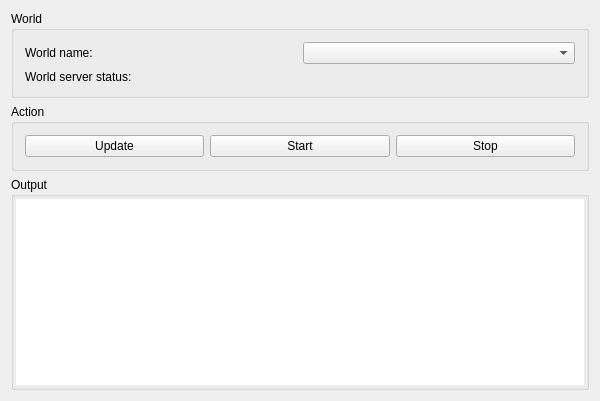
<?xml version="1.0" encoding="UTF-8"?>
<ui version="4.0">
 <class>ServerMaintenanceToolClass</class>
 <widget class="QMainWindow" name="ServerMaintenanceToolClass">
  <property name="geometry">
   <rect>
    <x>0</x>
    <y>0</y>
    <width>600</width>
    <height>401</height>
   </rect>
  </property>
  <property name="windowTitle">
   <string>ServerMaintenanceTool</string>
  </property>
  <property name="windowIcon">
   <iconset resource="servermaintenancetool.qrc">
    <normaloff>:/ServerMaintenanceTool/Resources/LBA-net.ico</normaloff>:/ServerMaintenanceTool/Resources/LBA-net.ico</iconset>
  </property>
  <widget class="QWidget" name="centralWidget">
   <layout class="QVBoxLayout" name="verticalLayout_2">
    <item>
     <widget class="QGroupBox" name="groupBox_World">
      <property name="title">
       <string>World</string>
      </property>
      <layout class="QGridLayout" name="gridLayout">
       <item row="0" column="0">
        <widget class="QLabel" name="l_WorldName">
         <property name="text">
          <string>World name:</string>
         </property>
        </widget>
       </item>
       <item row="0" column="1">
        <widget class="QComboBox" name="cb_WorldName"/>
       </item>
       <item row="1" column="0">
        <widget class="QLabel" name="l_textstatus">
         <property name="text">
          <string>World server status:</string>
         </property>
        </widget>
       </item>
       <item row="1" column="1">
        <widget class="QLabel" name="l_serverstatus">
         <property name="text">
          <string/>
         </property>
        </widget>
       </item>
      </layout>
     </widget>
    </item>
    <item>
     <widget class="QGroupBox" name="groupBox_action">
      <property name="title">
       <string>Action</string>
      </property>
      <layout class="QHBoxLayout" name="horizontalLayout">
       <item>
        <widget class="QPushButton" name="b_Update">
         <property name="text">
          <string>Update</string>
         </property>
        </widget>
       </item>
       <item>
        <widget class="QPushButton" name="b_Start">
         <property name="text">
          <string>Start</string>
         </property>
        </widget>
       </item>
       <item>
        <widget class="QPushButton" name="b_Stop">
         <property name="text">
          <string>Stop</string>
         </property>
        </widget>
       </item>
      </layout>
     </widget>
    </item>
    <item>
     <widget class="QGroupBox" name="groupBox_status">
      <property name="title">
       <string>Output</string>
      </property>
      <layout class="QVBoxLayout" name="verticalLayout">
       <property name="spacing">
        <number>0</number>
       </property>
       <property name="margin">
        <number>2</number>
       </property>
       <item>
        <widget class="QPlainTextEdit" name="plainTextEdit">
         <property name="frameShape">
          <enum>QFrame::NoFrame</enum>
         </property>
         <property name="lineWidth">
          <number>0</number>
         </property>
         <property name="readOnly">
          <bool>true</bool>
         </property>
        </widget>
       </item>
      </layout>
     </widget>
    </item>
   </layout>
  </widget>
 </widget>
 <layoutdefault spacing="6" margin="11"/>
 <resources>
  <include location="servermaintenancetool.qrc"/>
 </resources>
 <connections/>
</ui>
